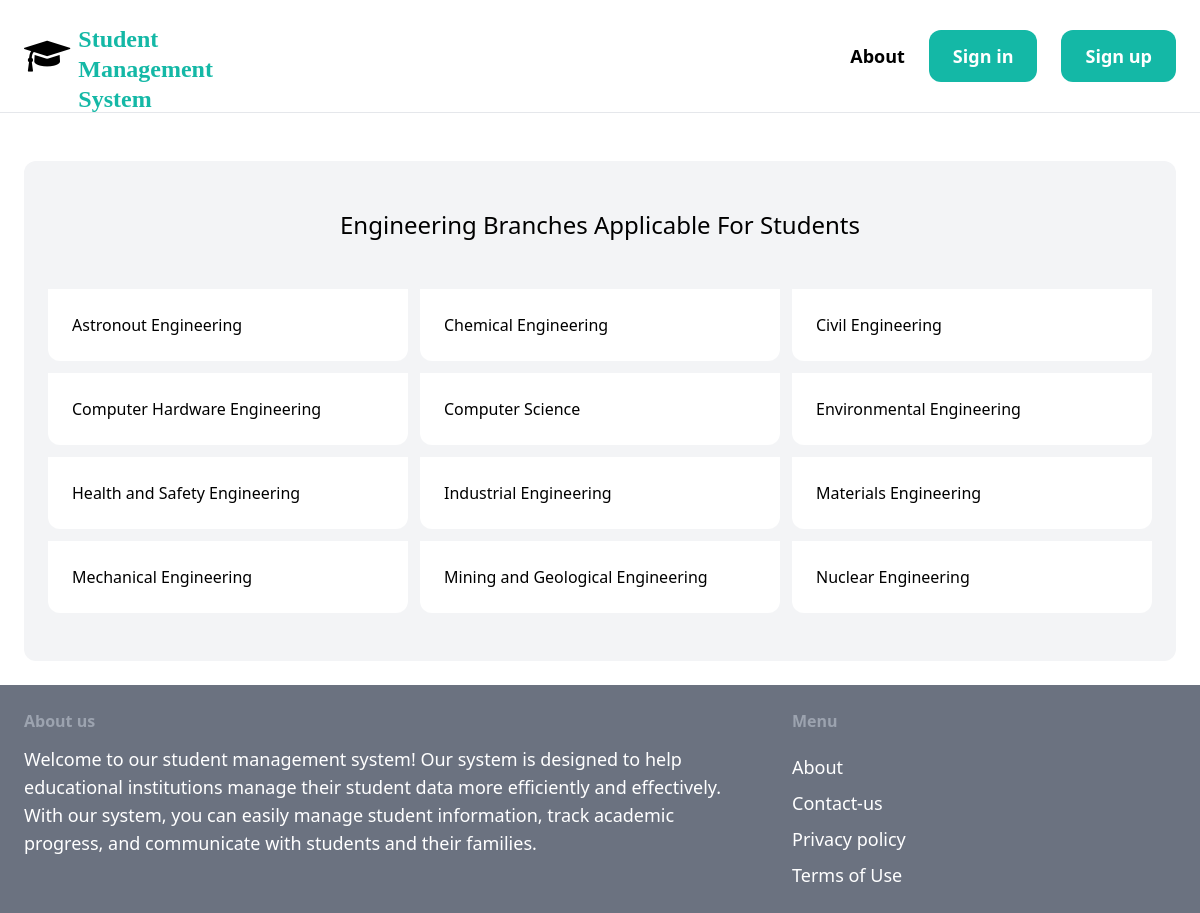
The page / on the database its author committed.
### Student/models.py (models this page shows, shortened)
class Domain(models.Model):
    domain_name = models.CharField(max_length=200)
    domain_code = models.CharField(max_length=20)
    class Meta:
        ordering = ('domain_name',)
        verbose_name_plural = 'domains'

### Student/views.py (the view)
# urls.py: path('', views.index_view, name='index'),
def index_view(request):
    domains = Domain.objects.all()
    return render(request, 'Student/index.html', {'domains': domains})

### templates/Student/index.html (shortened to what this page needs)
{% extends 'Student/base.html' %}
{% load static %}
{% block content %}
 <div class="mt-6 px-6 py-12 bg-gray-100 rounded-xl">
        <h2 class="mb-12 text-2xl text-center">Engineering Branches Applicable For Students</h2>
        <div class="grid grid-cols-3 gap-3">
            {% for d in domains %}
                     <div class="p-6 bg-white rounded-b-xl">
                       <h2>{{d.domain_name}}</h2>
                      </div>
            {% endfor %}
            </div>
            </div>
{% endblock %}

### rows shown on the page
Domain: domain_name "Astronout Engineering"
Domain: domain_name "Chemical Engineering"
Domain: domain_name "Civil Engineering"
Domain: domain_name "Computer Hardware Engineering"
Domain: domain_name "Computer Science"
Domain: domain_name "Environmental Engineering"
Domain: domain_name "Health and Safety Engineering"
Domain: domain_name "Industrial Engineering"
Domain: domain_name "Materials Engineering"
Domain: domain_name "Mechanical Engineering"
Domain: domain_name "Mining and Geological Engineering"
Domain: domain_name "Nuclear Engineering"
